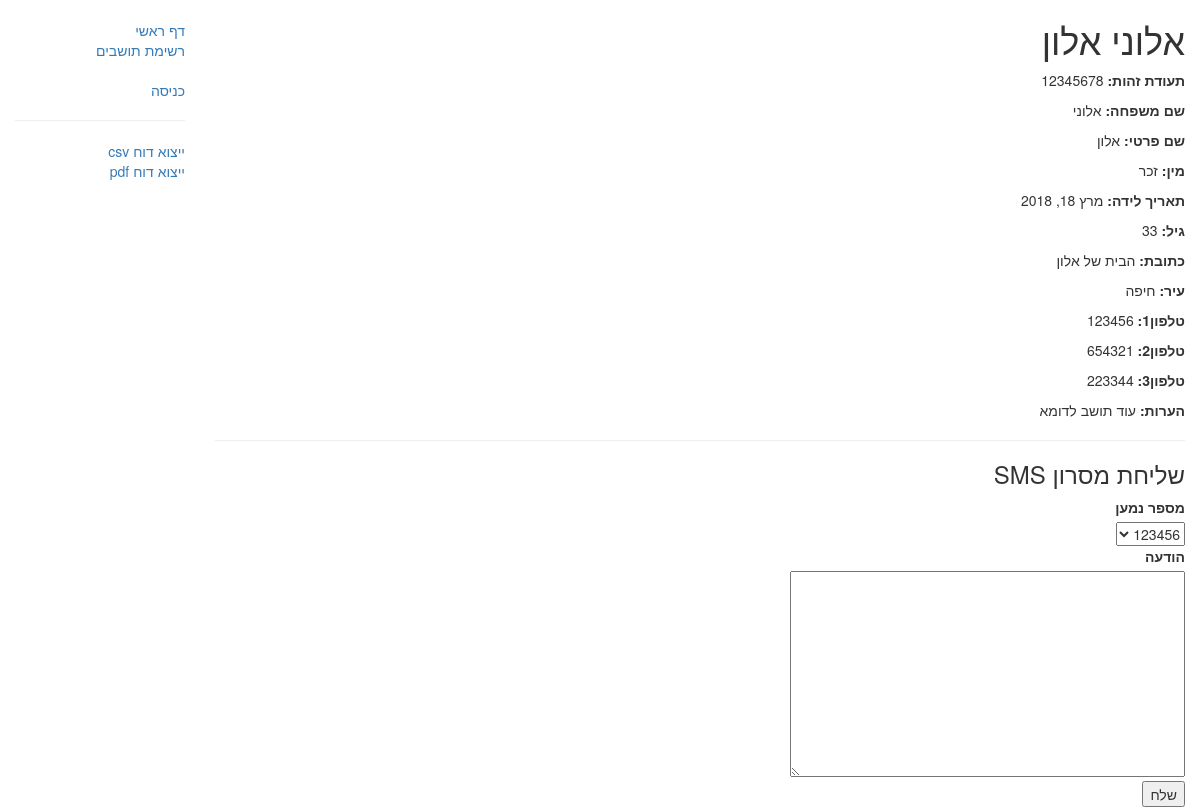
The page /catalog/person/5 on the database its author committed.
### catalog/models.py (models this page shows, shortened)
class Person(models.Model):
    GENDER = (
        ('m', 'זכר'),
        ('f', 'נקבה'),
    )
    id_num = models.CharField('תעודת זהות', max_length=10, help_text='כולל ספרת ביקורת')
    first_name = models.CharField('שם פרטי', max_length=100)
    last_name = models.CharField('שם משפחה', max_length=100)
    gender= models.CharField('מין', max_length=1, choices=GENDER, blank=True, default='d', help_text='זכר/נקבה')
    date_of_birth = models.DateField('תאריך לידה', null=True, blank=True, help_text='yyyy-mm-dd')
    age = models.CharField('גיל', max_length=3, help_text='[שנים]')
    address = models.CharField('כתובת', max_length=100, help_text='רחוב, מספר בית, כניסה')
    city = models.CharField('עיר', max_length=20, help_text='לדוגמא: ק.מוצקין')
    phone1 = models.CharField('טלפון1', max_length=100, help_text='טלפון ראשי, כולל קידומת')
    phone2 = models.CharField('טלפון2', max_length=100, help_text='טלפון משני, כולל קידומת')
    phone3 = models.CharField('טלפון3', max_length=100, help_text='טלפון נוסף, כולל קידומת')
    notes = models.TextField('הערות כלליות', max_length=1000, help_text="טקסט חופשי")
    class Meta:
        ordering = ["last_name","first_name"]
    def get_gender(self):
        if self.gender == self.GENDER[0][0]:
            return self.GENDER[0][1]
        else:
            return self.GENDER[1][1]

### catalog/views.py (the view)
# urls.py: path('person/<int:pk>', views.PersonDetailView.as_view(), name='person-detail'),
class PersonDetailView(generic.DetailView):
    model = Person

### catalog/templates/catalog/person_detail.html (shortened to what this page needs)
{% extends "base_generic.html" %}
{% block content %}
<h1>{{ person.last_name }} {{ person.first_name }}</h1>
<p><strong>תעודת זהות:</strong> {{ person.id_num }}</p>
<p><strong>שם משפחה:</strong> {{ person.last_name }}</p>
<p><strong>שם פרטי:</strong> {{ person.first_name }}</p>
<p><strong>מין:</strong> {{ person.get_gender }}</p>
<p><strong>תאריך לידה:</strong> {{ person.date_of_birth }}</p>
<p><strong>גיל:</strong> {{ person.age }}</p>
<p><strong>כתובת:</strong> {{ person.address }}</p>
<p><strong>עיר:</strong> {{ person.city }}</p>
<p><strong>טלפון1:</strong> {{ person.phone1 }}</p>
<p><strong>טלפון2:</strong> {{ person.phone2 }}</p>
<p><strong>טלפון3:</strong> {{ person.phone3 }}</p>
<p><strong>הערות:</strong> {{ person.notes }}</p>
<hr>
<h3>שליחת מסרון SMS</h3>
<form action="{% url 'persons_sendsms' %}" method="get">
    <label>מספר נמען </label>
    <br>
    <select NAME=number>
    <OPTION>{{ person.phone1 }}</OPTION>
    </select>
    <br>
    <label>הודעה</label>
    <br>
    <TEXTAREA name="message" rows="10" cols="50"></TEXTAREA>
    <br>
    <input type="submit" value="שלח" />
</form>
{% endblock %}

### catalog/templates/base_generic.html (shortened to what this page needs)
<!DOCTYPE html>
<html lang="en" dir="rtl">
<head>
  <link rel="stylesheet" href="https://maxcdn.bootstrapcdn.com/bootstrap/3.3.7/css/bootstrap.min.css">
  {% load static %}
  <link rel="stylesheet" href="{% static 'css/styles.css' %}">
</head>
<body>
<div class="container-fluid">
<div class="row">
  <div class="col-sm-2">
  {% block sidebar %}
  <ul class="sidebar-nav">
    <li><a href="{% url 'index' %}">דף ראשי</a></li>
    <li><a href="{% url 'persons' %}">רשימת תושבים</a></li>
  </ul>
  <ul class="sidebar-nav">
   {% if user.is_authenticated %}
     <li>משתמש: {{ user.get_username }}</li>
     <li><a href="{% url 'logout'%}?next={{request.path}}">יציאה</a></li>
   {% else %}
     <li><a href="{% url 'login'%}?next={{request.path}}">כניסה</a></li>
   {% endif %}
  </ul>
  <hr/>
  <ul class="sidebar-nav">
  <li><a href="{% url 'persons_exportcsv' %}">ייצוא דוח csv</a></li>
  <li><a href="{% url 'persons_exportpdf' %}">ייצוא דוח pdf</a></li>
  </ul>
  {% endblock %}
  </div>
  <div class="col-sm-10 ">
  {% block content %}{% endblock %}
  </div>
</div>
</div>
</body>
</html>

### catalog/static/css/styles.css (style rules this page uses)
.sidebar-nav { margin-top: 20px; padding: 0; list-style: none; }

### rows shown on the page
Person: last_name "אלוני", first_name "אלון", id_num "12345678", get_gender "זכר", date_of_birth "מרץ 18, 2018", age "33", address "הבית של אלון", city "חיפה", phone1 "123456", phone2 "654321", phone3 "223344", notes "עוד תושב לדומא", number "123456"
